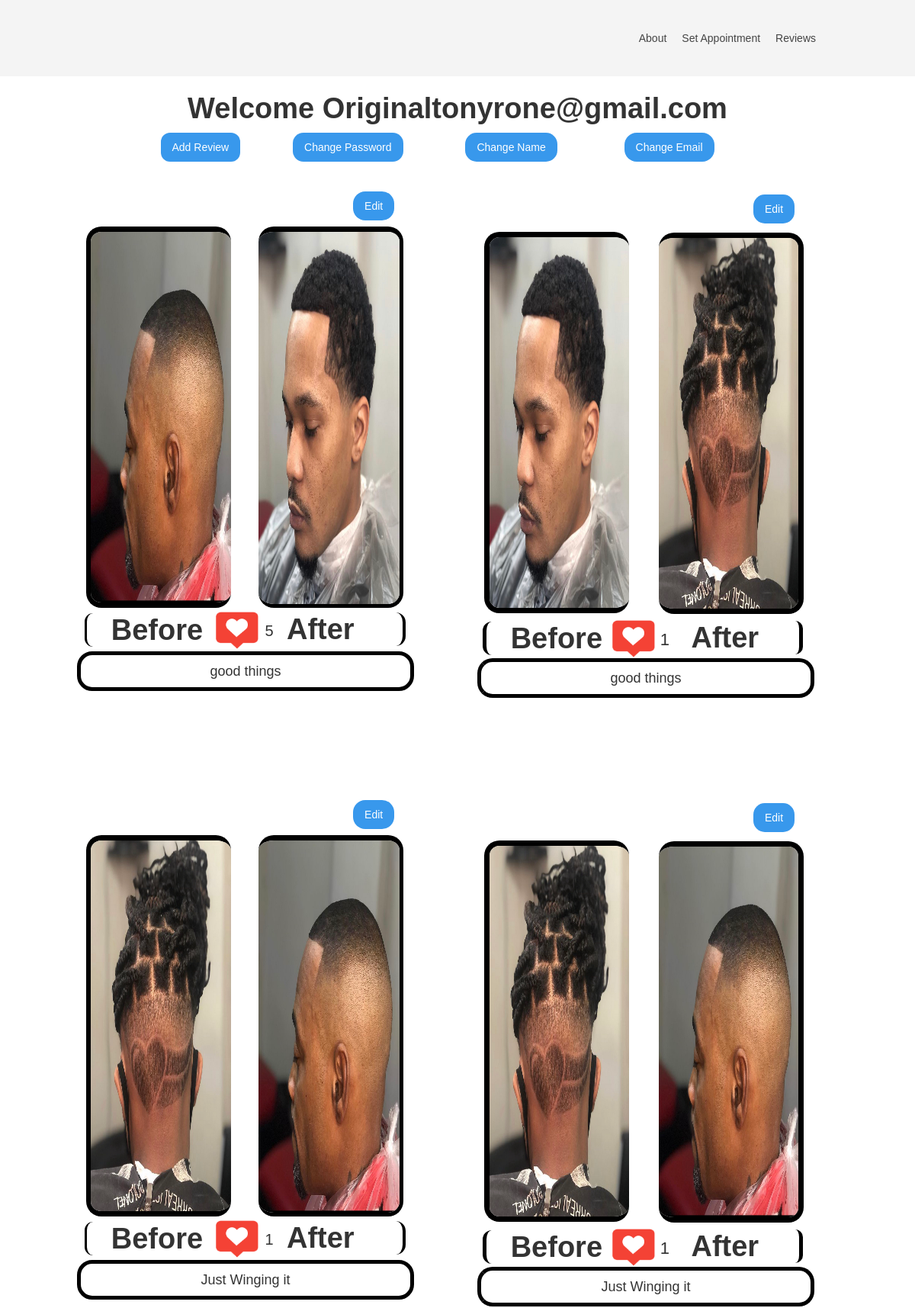
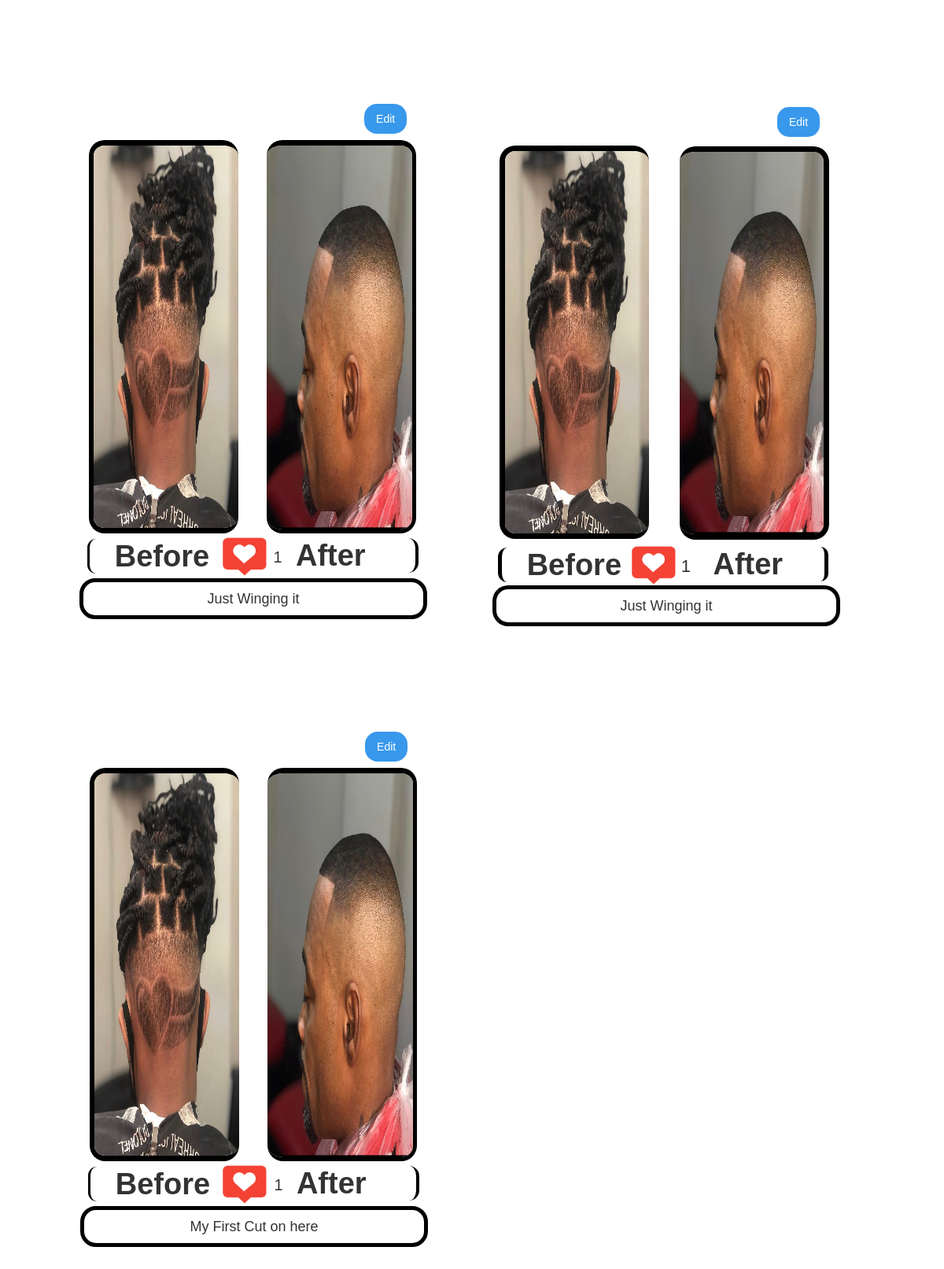
The page /admin (signed in) on the database its author committed (2 pictures, top to bottom).
### tables this page shows
CREATE TABLE "reviews" (
	"id"	INTEGER NOT NULL,
	"before_file_path"	TEXT,
	"after_file_path"	TEXT,
	"like_count"	INTEGER,
	"comment"	TEXT,
	PRIMARY KEY("id" AUTOINCREMENT)
);

### main.py (the view)
@app.route('/admin', methods=['GET'])
def admin_home():
    try:
        if session['id']:
            print('session created')
            conn = sqlite3.connect('server.db')
            cursor = conn.cursor()
            query = """select * from reviews"""
            cursor.execute(query)
            review = cursor.fetchall()[::-1]
            split_four_two = split_list_in_four_then_two(review)
            for split in split_four_two:
                for i in split:
                    print(i)
            conn.close()
            return render_template('admin_home.html', splitted=split_four_two, name=session['name'])
    except KeyError:
        print('Session not created')
        return redirect('/admin/login')

### main.py (called while the page is built)
def check_type(stuff, types):
    if  type(stuff) == type(types):
        return True
    return False

def check_len(obj):
    return len(obj)

def split_list_in_two(list, amount):
  n = 0
  new = []
  for i in range(len(list)):
    if len(list[n : n+amount]) != 0:
      new.append(list[n: n+amount])
      n+=amount
  return new

def split_list_in_four_then_two(list):
  final = []
  step_1 = []
  step_1 = split_list_in_two(list, 4)
  for i in step_1:
    if len(i) <= 2:
      final.append(i)
    else:
      final.append(split_list_in_two(i, 2))
  return final

### templates/admin_home.html (shortened to what this page needs)
<!DOCTYPE html>
<html>
    <head>
        <link href="/static/css/admin_home.css" rel="stylesheet" type="text/css"/>
    </head>
    <body class='body'>
        <div>
            <div>
                <header id="nav" class="sticky-nav">
                    <nav class="w-container">
                        <ul role="list" class="nav-grid w-list-unstyled">
                            <li>
                                <a href="/about" class="nav-link">About</a>
                            </li>
                            <li>
                                <a href="/set/appointments" class="nav-link">Set Appointment</a>
                            </li>
                            <li>
                                <a href="/reviews" class="nav-link">Reviews</a>
                            </li>
                        </ul>
                    </nav>
                </header>
            </div>
            <h1 id='name' >Welcome {{name}}</h1>
            <a href="/add/review" class="button-9 w-button">Add Review</a>
            <button id ='password_change' onclick="change_password('{{name}}')" class="button-4 w-button">Change Password</button>
            <button id ='name_change' onclick="change_name('{{name}}')" class="button-8 w-button">Change Name</button>
            <button id ='email_change' onclick="change_email('{{name}}')" class="button-6 w-button">Change Email</button>
            <div>
                {% for split in splitted %}
                    {% for i in split %}
                        {% if  i | check_type([])  and i | check_len == 2 %}
                            <div style='display: inline-flex;'>
                                <div>
                                    <div class="div-block-9" style='left: -150px;'>
                                        <button onclick="edit_comment('{{i[0][0]}}')" class="button-10 w-button">Edit</button>
                                        <img src="{{i[0][1]}}" loading="lazy" width="190" height="500" sizes="190px" alt="" class="image-6"/>
                                        <img src="{{i[0][2]}}" loading="lazy" width="190" height="500" sizes="190px" alt="" class="image-7"/>
                                        <div>
                                            <h1 class="heading-6"> &nbsp;&nbsp;&nbsp;Before</h1>
                                        </div>
                                        <div>
                                            <img src="/static/images/hearts.png" loading="lazy" width="88" sizes="88px" alt="" class="image-8"/>
                                            <div class="text-block-2">{{i[0][3]}}</div>
                                        </div>
                                        <div>
                                            <h1 class="heading-7">After      </h1>
                                        </div>
                                        <div>
                                            <blockquote id='com_{{i[0][0]}}' class="block-quote-3">{{i[0][4]}}</blockquote>
                                        </div>
                                    </div>
                                </div>
                                <div class="div-block-10" style="left: -60px; top: 0px;">
                                    <button onclick="edit_comment('{{i[1][0]}}')" class="button-12 w-button">Edit</button>
                                    <img src="{{i[1][1]}}" loading="lazy" width="190" height="500" sizes="190px" alt="" class="image-9"/>
                                    <img src="{{i[1][2]}}" loading="lazy" width="190" height="500" sizes="190px" alt="" class="image-10"/>
                                    <h1 class="heading-8"> &nbsp;&nbsp;&nbsp;Before</h1>
                                    <img src="/static/images/hearts.png" loading="lazy" width="88" sizes="88px" alt="" class="image-11"/>
                                    <div class="text-block-3">{{i[1][3]}}</div>
                                    <h1 class="heading-9">After     </h1>
                                    <blockquote id='com_{{i[1][0]}}' class="block-quote-4">{{i[1][4]}}</blockquote>
                                </div>
                            </div>
                        {% else %}
                            {% if i | check_type([]) %}
                                <div>
                                    <div class="div-block-9" style='left: -370px;'>
                                        <button onclick="edit_comment('{{i[0][1]}}')" class="button-10 w-button">Edit</button>
                                        <img src="{{i[0][1]}}" loading="lazy" width="190" height="500" sizes="190px" alt="" class="image-6"/>
                                        <img src="{{i[0][2]}}" loading="lazy" width="190" height="500" sizes="190px" alt="" class="image-7"/>
                                        <div>
                                            <h1 class="heading-6"> &nbsp;&nbsp;&nbsp;Before</h1>
                                        </div>
                                        <div>
                                            <img src="/static/images/hearts.png" loading="lazy" width="88" sizes="88px" alt="" class="image-8"/>
                                            <div class="text-block-2">{{i[0][3]}}</div>
                                        </div>
                                        <div>
                                            <h1 class="heading-7">After      </h1>
                                        </div>
                                        <div>
                                            <blockquote id='com_{{i[0][0]}}' class="block-quote-3">{{i[0][4]}}</blockquote>
                                        </div>
                                    </div>
                                </div>
                            {% endif %}
                        {% endif %}
                    {% endfor %}
                {% endfor %}
            </div>
        </div>
    </body>
</html>

### rows shown on the page
reviews: before_file_path (picture), after_file_path (picture), like_count "5", comment "good things", like_count "1"
reviews: before_file_path (picture), after_file_path (picture), like_count "1", comment "Just Winging it"
reviews: before_file_path (picture), after_file_path (picture), like_count "1", comment "Just Winging it"
reviews: before_file_path (picture), after_file_path (picture), like_count "1", comment "My First Cut on here"

### other values the page prints
{{ name }} "Originaltonyrone@gmail.com"
